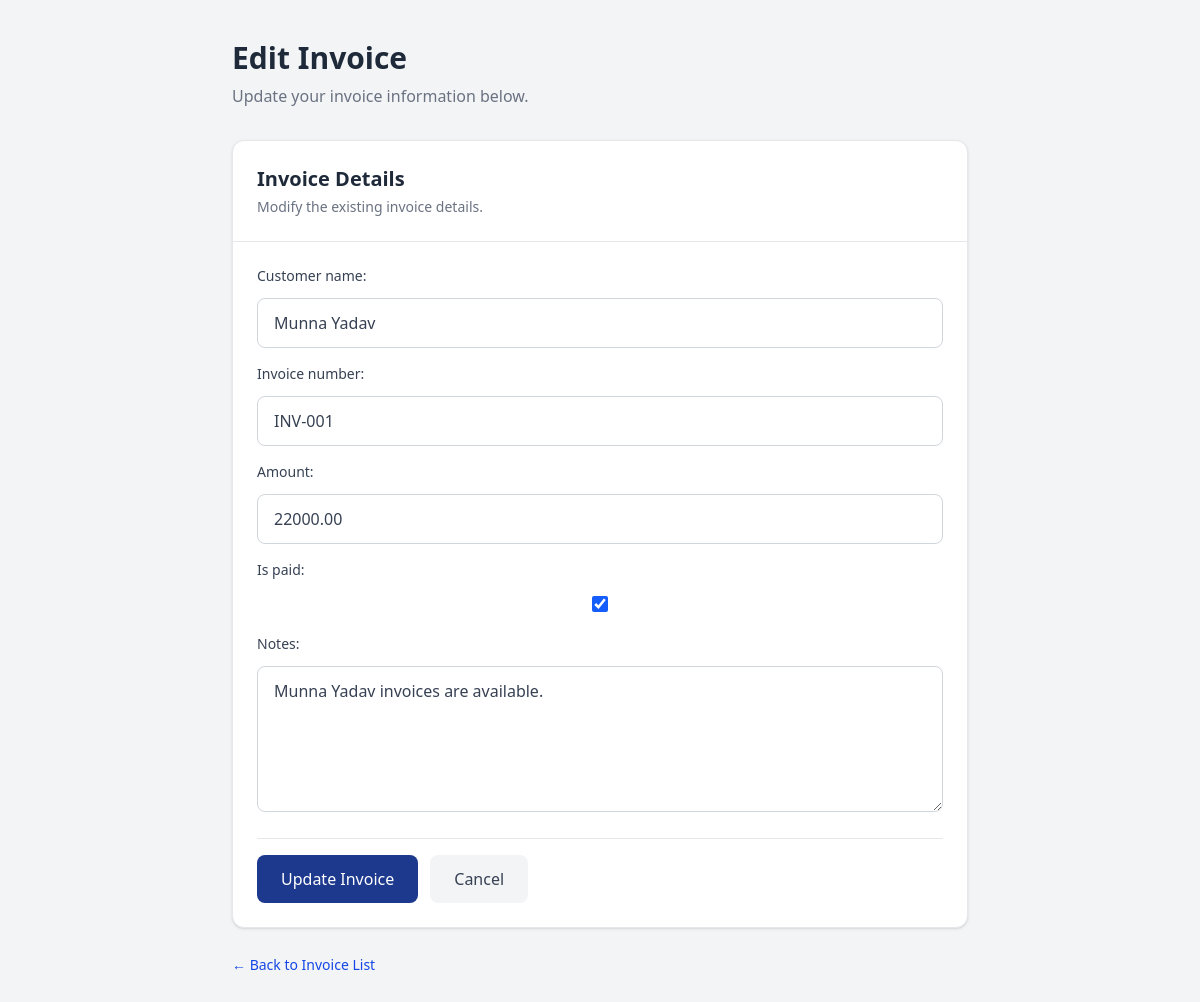
The app's page /api/update/3/, older data.
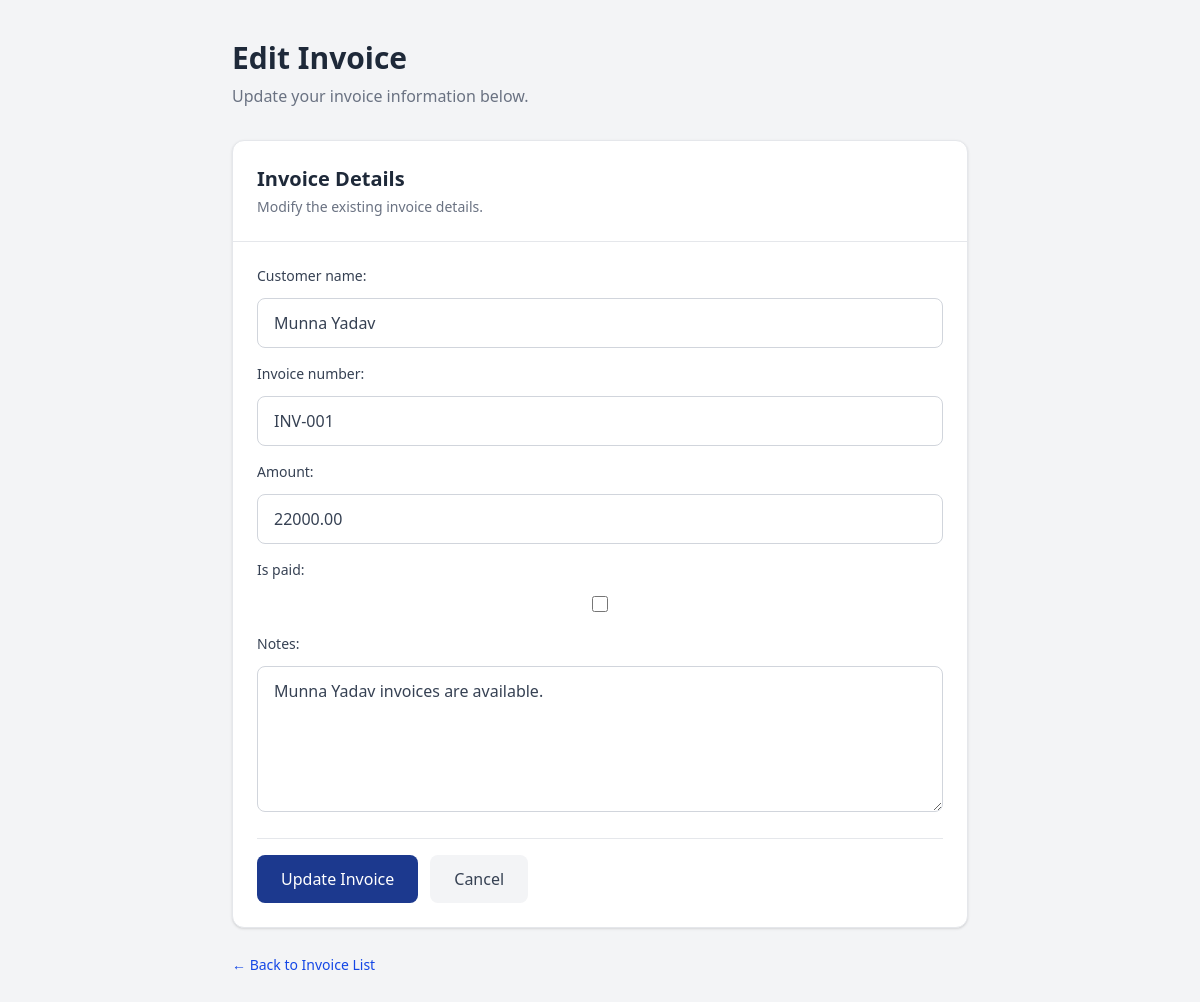
The same page, newer data.
### invoices/models.py (models this page shows, shortened)
class Invoice(models.Model):
    customer_name = models.CharField(max_length=100)
    invoice_number = models.CharField(max_length=50)
    amount = models.DecimalField(max_digits=10, decimal_places=2)
    date_created = models.DateField(auto_now_add=True)
    is_paid = models.BooleanField(default=False)
    notes = models.TextField(blank=True)

### invoices/views.py (the view)
# urls.py: path('update/<int:pk>/', views.invoice_update, name='invoice_update'),
def invoice_update(request, pk):
    invoices = get_object_or_404(Invoice, pk=pk)
    if request.method == 'POST':
        form = InvoiceForm(request.POST, instance=invoices)
        if form.is_valid():
            form.save()
            return redirect('invoice_list')
    else:
      form = InvoiceForm(instance=invoices)
    return render(request, 'invoices/invoice_update.html',
                        {
                              'form':form,
                              'invoices':invoices
                          })

### invoices/templates/invoices/invoice_update.html (shortened to what this page needs)
<!doctype html>
<html lang="en">
  <head>
    <script src="https://cdn.jsdelivr.net/npm/@tailwindcss/browser@4"></script>
  </head>
  <body class="bg-gray-100 min-h-screen">
    <div class="max-w-3xl mx-auto px-4 py-10">
      <div class="mb-8">
        <h1 class="text-3xl font-bold text-gray-800">
          Edit Invoice
        </h1>
        <p class="text-gray-500 mt-2">
          Update your invoice information below.
        </p>
      </div>
      <div class="bg-white border border-gray-200 rounded-xl shadow-sm overflow-hidden">
        <div class="p-6 border-b border-gray-200">
          <h2 class="text-xl font-semibold text-gray-800">
            Invoice Details
          </h2>
          <p class="text-sm text-gray-500 mt-1">
            Modify the existing invoice details.
          </p>
        </div>
        <div class="p-6">
          <form method="POST" class="space-y-5">
            <div class="space-y-4 text-gray-700
                        [&_p]:space-y-2
                        [&_label]:block
                        [&_label]:text-sm
                        [&_label]:font-medium
                        [&_input]:w-full
                        [&_input]:border
                        [&_input]:border-gray-300
                        [&_input]:rounded-lg
                        [&_input]:px-4
                        [&_input]:py-3
                        [&_input]:outline-none
                        [&_input]:focus:ring-2
                        [&_input]:focus:ring-blue-500
                        [&_input]:focus:border-blue-500
                        [&_select]:w-full
                        [&_select]:border
                        [&_select]:border-gray-300
                        [&_select]:rounded-lg
                        [&_select]:px-4
                        [&_select]:py-3
                        [&_textarea]:w-full
                        [&_textarea]:border
                        [&_textarea]:border-gray-300
                        [&_textarea]:rounded-lg
                        [&_textarea]:px-4
                        [&_textarea]:py-3">
              {{ form.as_p }}
            </div>
            <div class="flex flex-col sm:flex-row gap-3 pt-4 border-t border-gray-200">
              <button
                type="submit"
                class="bg-blue-900 hover:bg-blue-700 text-white font-medium px-6 py-3 rounded-lg transition"
              >
                Update Invoice
              </button>
              <a
                href="{% url 'invoice_list' %}"
                class="bg-gray-100 hover:bg-gray-200 text-gray-700 font-medium px-6 py-3 rounded-lg text-center transition"
              >
                Cancel
              </a>
            </div>
          </form>
        </div>
      </div>
      <div class="mt-6">
        <a
          href="{% url 'invoice_list' %}"
          class="text-blue-700 hover:text-blue-900 font-medium text-sm"
        >
          ← Back to Invoice List
        </a>
      </div>
    </div>
  </body>
</html>

Row changes from the older to the newer data that the page shows:
changed Invoice "Munna Yadav": is_paid "☑" → "☐"
